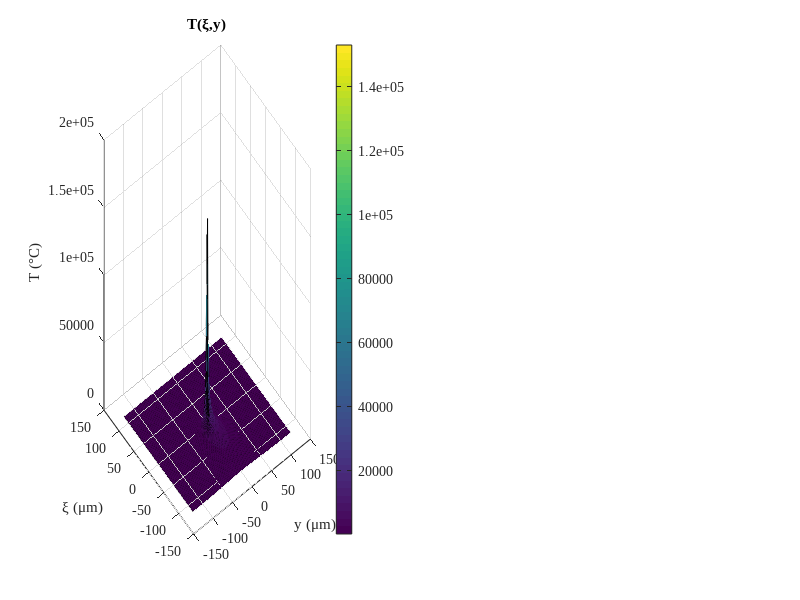

Reproduce this figure in MATLAB. (Note: this script raises an error after producing the figure.)
% Advanced Manufacturing Processes Laboratory
tic
clear all
close all
clc

set(0,'defaultfigurecolor',[1 1 1])
set(0,'defaultAxesFontName', 'Times New Roman')
set(0,'defaultTextFontName', 'Times New Roman')
%% Thermophysical properties

k=0.3; %Thermal conductivity (W/mK)
rho=1450; %Density (kg/m^3)
cp=2500; %Specific heat capacity at (J/kgK)
alpha=k/(rho*cp); %Thermal diffusivity (m^2/s)
Tvap=300; %Vaporization temperature (°C)
T0=25; % ambient temperature (°C)

%% Model parameters

eta0=0.18;%0.3; %efficiency coefficient (start with 1 or a reasonable estimated)
c_z=20;%10; % Geometrical correction factor
%% Process parameters

P=1.6; % Power (W)
v=800; % (mm/min) fade rate
v=v/60; %speed (mm/s)
v=v*1e-3; % (m/s)

%% Experimental data
Track_w=122; %(um) insert here track width experimentally measured value

%% Spatial domain
%xmin=-1000; %(um) here x refers to the relative spatial coordinate!!!
xmin=-230/2; %(mm)
%xmax=50; %(um)
xmax=230/2; %(mm)
dx=1;%(um) 10before
%ymax=200;%(um)
ymax=250/2;%(mm)
ymin=-ymax;%(um)
dy=dx;%(um)

zmin=0;
zmax=20;
dz=10;
% zmin=0;
% zmax=0;
% dz=0;

xmin=xmin*1e-6;
xmax=xmax*1e-6;
dx=dx*1e-6;
ymin=ymin*1e-6;
ymax=ymax*1e-6;
dy=dy*1e-6;
zmin=zmin*1e-6;
zmax=zmax*1e-6;
dz=dz*1e-6;

xv=[xmin:dx:xmax];
yv=[ymin:dy:ymax];
zv=[zmin:dz:zmax];
nx=length(xv);
ny=length(yv);
nz=length(zv);
if nz==0
   zv=[0]; nz=length(zv); 
end
if nx==0
   xv=[0]; nx=length(xv); 
end
if ny==0
   yv=[0]; ny=length(yv); 
end

%% Calculate

%Numerical
Tmat=zeros(nx,ny,nz); %intialize matrix
TmatLIM=Tmat;
for ii=1:nx
    for jj=1:ny
        for kk=1:nz
            r=sqrt(xv(ii)^2+yv(jj)^2+(c_z*zv(kk))^2); %calculate radius in specific position
            Tmat(ii,jj,kk)=T0+eta0*(P/(2*pi*k*r))*exp((v/(2*alpha))*(-xv(ii)-r)); % calculate solution               
            if Tmat(ii,jj,kk)>Tvap %Temperature limited solution
                TmatLIM(ii,jj,kk)=Tvap; 
            else
                TmatLIM(ii,jj,kk)= Tmat(ii,jj,kk);
            end
            %pause
        end
    end
    fprintf('%d',ii)
    if mod(ii,20)==0
       fprintf('\n') 
    end
end
%% Plot temperature field - Example of calculated temperature fields

xp=xv*1e6;
yp=yv*1e6;
zp=zv*1e6;
TP1=Tmat; % temperature limited solution
TP2=TmatLIM; %
TP_XY=TP1(:,:,1);
TP_XY2=TP2(:,:,1);
figure('units','normalized','outerposition',[0 0 1 1]);
subplot(1,2,1)
surf(yp,xp,TP_XY)
ylabel('\xi (\mum)')
xlabel('y (\mum)')
zlabel('T (°C)')
title('T(\xi,y)')
cbar=colorbar; cbar.Title.String='T (°C)';
%shading interp
axis tight
subplot(1,2,2)
surf(yp,xp,TP_XY2)
ylabel('\xi (\mum)')
xlabel('y (\mum)')
zlabel('T (°C)')
cbar=colorbar; cbar.Title.String='T (°C)';
title('T(\xi,y) - T limited solution')
%shading interp
axis tight

%% Plot temperature field - Calculate track width
FSIZE=7;% fontsize of contour labes
figure('units','normalized','outerposition',[0 0 1 1]);

subplot(1,3,1)
surf(yp,xp,TP_XY2)
ylabel('\xi (\mum)')
xlabel('y (\mum)')
zlabel('T (°C)')
cbar=colorbar; cbar.Title.String='T (°C)';
title('T(\xi,y) - T limited solution')
shading interp
axis image
view(0,90)

subplot(1,3,2)
[CV, HV]=contour(yp,xp,TP_XY2);
clabel(CV,HV,'FontSize',FSIZE)
hold on
tit_txt=sprintf('Contour plot');
title(tit_txt)
ylabel('\xi (\mum)')
xlabel('y (\mum)')
%ylim([-1000 xmax*1e6])
axis image

subplot(1,3,3)
[CV, HV]=contour(yp,xp,TP_XY2,[Tvap Tvap],'r');
clabel(CV,HV,'FontSize',FSIZE)
hold on
%Calculate VAP width
[WmaxV,Ind_max]=max(CV(1,2:end));
WmaxV=WmaxV*2;
wLineX=[-CV(1,Ind_max+1), CV(1,Ind_max+1)];
wLineY=[CV(2,Ind_max+1), CV(2,Ind_max+1)];
plot(wLineX,wLineY,'LineWidth',2)
tit_txt=sprintf('VAP width: %.0f \\mum',WmaxV);
title(tit_txt)
ylabel('\xi (\mum)')
xlabel('y (\mum)')
axis image

%% Plot -- Efficiency calibration
eta_test1=0.1;
eta_test2=0.9;
Tstar=(Tmat-T0)/eta0;
Tmat_eta1=Tstar*eta_test1+T0;
Tmat_eta2=Tstar*eta_test2+T0;

Teta1=squeeze(Tmat_eta1(:,:,1));
Teta2=squeeze(Tmat_eta2(:,:,1));

figure
subplot(2,2,1)
surf(yp,xp,Teta1)
ylabel('\xi (\mum)')
xlabel('y (\mum)')
zlabel('T (°C)')
cbar=colorbar; cbar.Title.String='T (°C)';
caxis([T0, Tvap]);
tittxt=sprintf('T_{lim}(\\xi,y)\n\\eta=%.2f',eta_test1);
title(tittxt)
shading interp
axis image
view(0,90)

subplot(2,2,2)
[CV, HV]=contour(yp,xp,Teta1,[Tvap Tvap],'r');
clabel(CV,HV,'FontSize',FSIZE)
hold on
%Calculate VAP width
[WmaxV,Ind_max]=max(CV(1,2:end));
WmaxV=WmaxV*2;
wLineX=[-CV(1,Ind_max+1), CV(1,Ind_max+1)];
wLineY=[CV(2,Ind_max+1), CV(2,Ind_max+1)];
plot(wLineX,wLineY,'LineWidth',2)
tit_txt=sprintf('VAP width: %.0f \\mum',WmaxV);
title(tit_txt)
ylabel('\xi (\mum)')
xlabel('y (\mum)')
axis image

subplot(2,2,3)
surf(yp,xp,Teta2)
ylabel('\xi (\mum)')
xlabel('y (\mum)')
zlabel('T (°C)')
cbar=colorbar; cbar.Title.String='T (°C)';
caxis([T0, Tvap]);
tittxt=sprintf('T_{lim}(\\xi,y)\n\\eta=%.2f',eta_test2);
title(tittxt)
shading interp
axis image
view(0,90)

subplot(2,2,4)
[CV, HV]=contour(yp,xp,Teta2,[Tvap Tvap],'r');
clabel(CV,HV,'FontSize',FSIZE)
hold on
%Calculate VAP width
[WmaxV,Ind_max]=max(CV(1,2:end));
WmaxV=WmaxV*2;
wLineX=[-CV(1,Ind_max+1), CV(1,Ind_max+1)];
wLineY=[CV(2,Ind_max+1), CV(2,Ind_max+1)];
plot(wLineX,wLineY,'LineWidth',2)
tit_txt=sprintf('VAP width: %.0f \\mum',WmaxV);
title(tit_txt)
ylabel('\xi (\mum)')
xlabel('y (\mum)')
axis image



%% Calibration of efficiency coefficient

etav=[0.01:0.01:1];
nv=length(etav);
errv=zeros(nv,1);
Wtmp=zeros(nv,1);
Tstar=(Tmat-T0)/eta0;
f=figure;
for kk=1:nv

    Tmat_tmp=Tstar*etav(kk)+T0;
    Tmat_tmp2=squeeze(Tmat_tmp(:,:,1));
   [CVAP, hVAP]=contour(yp,xp,Tmat_tmp2,[Tvap Tvap]); 
   [Wtmp(kk),Ind_max]=max(CVAP(1,2:end));
    Wtmp(kk)=Wtmp(kk)*2;
    errv(kk)=100*abs(Track_w-Wtmp(kk))/Track_w;
    tit_txt=sprintf('\\eta= %.2f',etav(kk));
    title(tit_txt)
    legend('Vaporisation iso-therm','Location','South')
    axis image
    
end

[minerr, idx_minerr]=min(errv);
Wtmp(idx_minerr);
Tmat_CAL=Tstar*etav(idx_minerr)+T0;
[CHZ, hHZ]=contour(yp,xp,squeeze(Tmat_CAL(:,:,1)),[Tvap Tvap]);
    axis image
    tit_txt=sprintf('\\eta= %.2f',etav(idx_minerr));
    title(tit_txt)
[WVAP,Ind_VAP]=max(CHZ(1,2:end));
WVAP=WVAP*2;
fprintf('\n\n')
fprintf('----------------------------------\n')
fprintf('Track Width (Efficiency=%.2f): %.3fum\n',etav(idx_minerr),Wtmp(idx_minerr))
fprintf('----------------------------------\n')
%% Plot efficiency coefficient calibration
figure
yyaxis left
plot(etav,errv)
ylabel('Relative error, {\iterr} (%)')
yyaxis right
plot(etav,Wtmp,[min(etav) max(etav)],[Track_w Track_w])
ylabel('Track width, {\itw} (\mum)')
xlabel('Efficiency, \eta')
set(gca,'FontName','Times New Roman','FontSize',12)
legend('{\iterr}','{\itw_{sim}}','{\itw_{meas}}')
set(gcf,'color','w');

%% Plot -- Penetration depth estimation


AXIM=0; %set to 1 to have correct scaling
FSIZE=7;% fontsize of contour labes
% nrow=2;
% ncol=3;

nrow=4;
ncol=4;
xp=xv*1e6;
yp=yv*1e6;
zp=zv*1e6;
%TP1=TmatLIM; % non-calibrated temperature limited solution
%TP1=Tmat; % non calibrated solution
Tstar=(Tmat-T0)/eta0; %calibrated solution
TP1=Tstar*etav(idx_minerr)+T0;
TP_XY=TP1(:,:,1);

figure('units','normalized','outerposition',[0 0 1 1]);
subplot(nrow,ncol,[1 5])
surf(yp,xp,TP_XY)
shading interp
view(0,90)
if AXIM==1
    axis image
else
    axis tight
end
ylabel('\xi (\mum)')
xlabel('y (\mum)')
zlabel('T (°C)')
cbar=colorbar; cbar.Title.String='T (°C)';
caxis([T0 Tvap])
title('T_{lim}(\xi,y)')

subplot(nrow,ncol,[9 13])
[CV, HV]=contour(yp,xp,TP_XY,[Tvap Tvap],'r');
clabel(CV,HV,'FontSize',FSIZE)
hold on
%Calculate VAP width
[WmaxV,Ind_max]=max(CV(1,2:end));
WmaxV=WmaxV*2;
wLineX=[-CV(1,Ind_max+1), CV(1,Ind_max+1)];
wLineY=[CV(2,Ind_max+1), CV(2,Ind_max+1)];
plot(wLineX,wLineY,'LineWidth',2)
tit_txt=sprintf('VAP width: %.0f \\mum',WmaxV);
title(tit_txt)
ylabel('\xi (\mum)')
xlabel('y (\mum)')
if AXIM==1
    axis image
else
    axis tight
end


pos1=ceil(ny/2);
TP_XZ=TP1(:,pos1,:);
%subplot(nrow,ncol,2)
subplot(nrow,ncol,[2 3 4])
surf(xp,zp,squeeze(TP_XZ)')
shading interp
view(0,-90)
if AXIM==1
    axis image
else
    axis tight
end
xlabel('\xi (\mum)')
ylabel('z (\mum)')
zlabel('T (°C)')
cbar=colorbar; cbar.Title.String='T (°C)';
caxis([T0 Tvap])
title('T_{lim}(\xi,z)')

%subplot(nrow,ncol,5)
subplot(nrow,ncol,[6 7 8])
[CV, HV]=contour(xp,-zp,squeeze(TP_XZ)',[Tvap Tvap],'r');
clabel(CV,HV,'FontSize',FSIZE)
hold on
%Calculate VAP width
[HmaxV,Ind_max]=min(CV(2,2:end));
wLineX=[CV(1,Ind_max+1), CV(1,Ind_max+1)];
wLineY=[CV(2,Ind_max+1), 0];
plot(wLineX,wLineY,'LineWidth',2)
tit_txt=sprintf('VAP depth: %.0f \\mum',abs(HmaxV));
title(tit_txt)
xlabel('\xi (\mum)')
ylabel('z (\mum)')
if AXIM==1
    axis image
else
    axis tight
end

pos0=find(xp==CV(1,Ind_max+1)); % extract width profile where highest depth is found
TP_YZ=TP1(pos0,:,:);
%subplot(nrow,ncol,3)
subplot(nrow,ncol,[10 11 12])
surf(yp,zp,squeeze(TP_YZ)')
shading interp
view(0,-90)
if AXIM==1
    axis image
else
    axis tight
end
xlabel('y (\mum)')
ylabel('z (\mum)')
zlabel('T (°C)')
cbar=colorbar; cbar.Title.String='T (°C)';
caxis([T0 Tvap])
title('T_{lim}(y,z)')

%subplot(nrow,ncol,6)
subplot(nrow,ncol,[14 15 16])
[CV2, HV2]=contour(yp,-zp,squeeze(TP_YZ)',[Tvap Tvap],'r');
clabel(CV2,HV2,'FontSize',FSIZE)
hold on
%Calculate VAP width
[HmaxV,Ind_max]=min(CV2(2,2:end));
wLineX=[CV2(1,Ind_max+1), CV2(1,Ind_max+1)];
wLineY=[CV2(2,Ind_max+1), 0];
plot(wLineX,wLineY,'LineWidth',2)
tit_txt=sprintf('VAP depth: %.0f \\mum',abs(HmaxV));
title(tit_txt)
xlabel('y (\mum)')
ylabel('z (\mum)')
yt = yticks;
if AXIM==1
    axis image
else
    axis tight
end

fprintf('\nPenetration depth h: %.2f',abs(HmaxV))
fprintf('\n----------------------------------\n')
